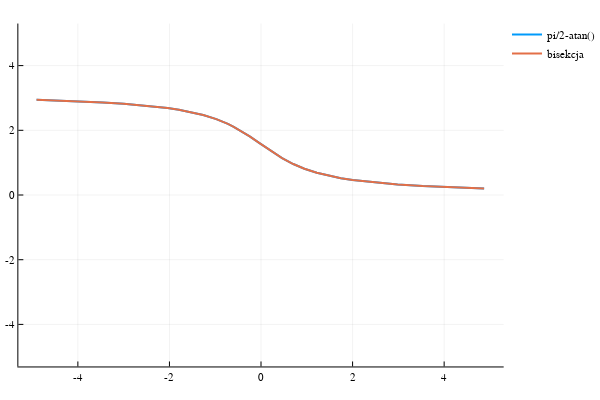

Notebook cell for this chart:
### Code cell
plot([accot,arcctg],xlimits=[-5,5],label=["pi/2-atan()" "bisekcja"],ylimits=[-5,5],lw=2)

### Figure 1 — Plotly figure (JSON) as saved in the notebook; plotly's stock layout.template omitted (floating-point values rounded to 4 significant figures)
{"data": [{"colorbar": {"title": ""}, "hoverinfo": "text", "legendgroup": "pi/2-atan()", "line": {"color": "rgba(0, 154, 250, 1.000)", "dash": "solid", "shape": "linear", "width": 2}, "mode": "lines", "name": "pi/2-atan()", "showlegend": true, "text": [null, null, null, null, null, null, null, null, null, null, null, null, null, null, null, null, null, null, null, null, null, null, null, null, null, null, null, null, null], "type": "scatter", "x": [-4.902, -3.999, -3.457, -2.998, -2.499, -2.04, -1.794, -1.547, -1.262, -0.9767, -0.8499, -0.7231, -0.5962, -0.4694, -0.2471, -0.02468, 0.2178, 0.4602, 0.7041, 0.948, 1.218, 1.487, 1.744, 2.001, 2.534, 2.983, 3.532, 4.047, 4.873], "xaxis": "x1", "y": [2.94, 2.897, 2.86, 2.82, 2.761, 2.686, 2.633, 2.568, 2.472, 2.344, 2.275, 2.197, 2.108, 2.01, 1.813, 1.595, 1.356, 1.139, 0.9573, 0.8121, 0.6875, 0.5919, 0.5206, 0.4635, 0.3759, 0.3234, 0.2759, 0.2422, 0.2024], "yaxis": "y1", "zmax": 0.1, "zmin": -0.1}, {"colorbar": {"title": ""}, "hoverinfo": "text", "legendgroup": "bisekcja", "line": {"color": "rgba(227, 111, 71, 1.000)", "dash": "solid", "shape": "linear", "width": 2}, "mode": "lines", "name": "bisekcja", "showlegend": true, "text": [null, null, null, null, null, null, null, null, null, null, null, null, null, null, null, null, null, null, null, null, null, null, null, null, null, null, null, null, null], "type": "scatter", "x": [-4.902, -3.999, -3.457, -2.998, -2.499, -2.04, -1.794, -1.547, -1.262, -0.9767, -0.8499, -0.7231, -0.5962, -0.4694, -0.2471, -0.02468, 0.2178, 0.4602, 0.7041, 0.948, 1.218, 1.487, 1.744, 2.001, 2.534, 2.983, 3.532, 4.047, 4.873], "xaxis": "x1", "y": [2.94, 2.897, 2.86, 2.82, 2.761, 2.686, 2.633, 2.568, 2.472, 2.344, 2.275, 2.197, 2.108, 2.01, 1.813, 1.595, 1.356, 1.139, 0.9573, 0.8121, 0.6875, 0.5919, 0.5206, 0.4635, 0.3759, 0.3234, 0.2759, 0.2422, 0.2024], "yaxis": "y1", "zmax": 0.1, "zmin": -0.1}], "layout": {"annotations": [], "height": 400, "legend": {"bgcolor": "rgba(255, 255, 255, 1.000)", "bordercolor": "rgba(0, 0, 0, 1.000)", "font": {"color": "rgba(0, 0, 0, 1.000)", "family": "sans-serif", "size": 11}, "tracegroupgap": 0, "x": 1, "y": 1}, "margin": {"b": 20, "l": 0, "r": 0, "t": 20}, "paper_bgcolor": "rgba(255, 255, 255, 1.000)", "plot_bgcolor": "rgba(255, 255, 255, 1.000)", "showlegend": true, "width": 600, "xaxis": {"anchor": "y1", "domain": [0.03619, 0.9934], "gridcolor": "rgba(0, 0, 0, 0.100)", "gridwidth": 0.5, "linecolor": "rgba(0, 0, 0, 1.000)", "mirror": false, "range": [-5.3, 5.3], "showgrid": true, "showline": true, "showticklabels": true, "tickangle": 0, "tickcolor": "rgb(0, 0, 0)", "tickfont": {"color": "rgba(0, 0, 0, 1.000)", "family": "sans-serif", "size": 11}, "tickmode": "array", "ticks": "inside", "ticktext": ["-4", "-2", "0", "2", "4"], "tickvals": [-4, -2, 0, 2, 4], "title": "", "titlefont": {"color": "rgba(0, 0, 0, 1.000)", "family": "sans-serif", "size": 15}, "type": "-", "visible": true, "zeroline": false, "zerolinecolor": "rgba(0, 0, 0, 1.000)"}, "yaxis": {"anchor": "x1", "domain": [0.03762, 0.9902], "gridcolor": "rgba(0, 0, 0, 0.100)", "gridwidth": 0.5, "linecolor": "rgba(0, 0, 0, 1.000)", "mirror": false, "range": [-5.3, 5.3], "showgrid": true, "showline": true, "showticklabels": true, "tickangle": 0, "tickcolor": "rgb(0, 0, 0)", "tickfont": {"color": "rgba(0, 0, 0, 1.000)", "family": "sans-serif", "size": 11}, "tickmode": "array", "ticks": "inside", "ticktext": ["-4", "-2", "0", "2", "4"], "tickvals": [-4, -2, 0, 2, 4], "title": "", "titlefont": {"color": "rgba(0, 0, 0, 1.000)", "family": "sans-serif", "size": 15}, "type": "-", "visible": true, "zeroline": false, "zerolinecolor": "rgba(0, 0, 0, 1.000)"}}}
